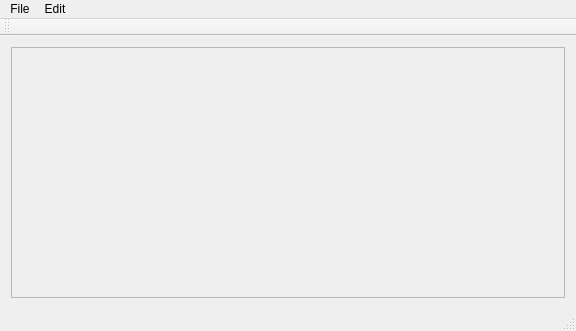
<?xml version="1.0" encoding="UTF-8"?>
<ui version="4.0">
 <class>ShowEditorWindow</class>
 <widget class="QMainWindow" name="ShowEditorWindow">
  <property name="geometry">
   <rect>
    <x>0</x>
    <y>0</y>
    <width>576</width>
    <height>331</height>
   </rect>
  </property>
  <property name="windowTitle">
   <string>Animaniacs Show Builder</string>
  </property>
  <widget class="QWidget" name="centralWidget">
   <layout class="QVBoxLayout" name="verticalLayout">
    <item>
     <widget class="QScrollArea" name="scrollArea">
      <property name="widgetResizable">
       <bool>true</bool>
      </property>
      <widget class="QWidget" name="scrollAreaWidgetContents">
       <property name="geometry">
        <rect>
         <x>0</x>
         <y>0</y>
         <width>556</width>
         <height>258</height>
        </rect>
       </property>
      </widget>
     </widget>
    </item>
   </layout>
  </widget>
  <widget class="QMenuBar" name="menuBar">
   <property name="geometry">
    <rect>
     <x>0</x>
     <y>0</y>
     <width>576</width>
     <height>21</height>
    </rect>
   </property>
   <widget class="QMenu" name="menuFile">
    <property name="title">
     <string>File</string>
    </property>
    <addaction name="actionNew"/>
    <addaction name="actionOpen_Track"/>
    <addaction name="actionOpen"/>
    <addaction name="actionSave"/>
    <addaction name="actionSave_As"/>
    <addaction name="separator"/>
   </widget>
   <widget class="QMenu" name="menuEdit">
    <property name="title">
     <string>Edit</string>
    </property>
   </widget>
   <addaction name="menuFile"/>
   <addaction name="menuEdit"/>
  </widget>
  <widget class="QToolBar" name="mainToolBar">
   <attribute name="toolBarArea">
    <enum>TopToolBarArea</enum>
   </attribute>
   <attribute name="toolBarBreak">
    <bool>false</bool>
   </attribute>
  </widget>
  <widget class="QStatusBar" name="statusBar"/>
  <action name="actionNew">
   <property name="icon">
    <iconset theme="file-new">
     <normaloff>.</normaloff>.</iconset>
   </property>
   <property name="text">
    <string>New</string>
   </property>
   <property name="shortcut">
    <string>Ctrl+N</string>
   </property>
  </action>
  <action name="actionSave">
   <property name="icon">
    <iconset theme="file-save">
     <normaloff>.</normaloff>.</iconset>
   </property>
   <property name="text">
    <string>Save</string>
   </property>
   <property name="shortcut">
    <string>Ctrl+S</string>
   </property>
  </action>
  <action name="actionOpen">
   <property name="icon">
    <iconset theme="file-open">
     <normaloff>.</normaloff>.</iconset>
   </property>
   <property name="text">
    <string>Open Show</string>
   </property>
   <property name="shortcut">
    <string>Ctrl+O</string>
   </property>
  </action>
  <action name="actionSave_As">
   <property name="icon">
    <iconset theme="file-save">
     <normaloff>.</normaloff>.</iconset>
   </property>
   <property name="text">
    <string>Save As</string>
   </property>
   <property name="shortcut">
    <string>F12</string>
   </property>
  </action>
  <action name="actionOpen_Track">
   <property name="text">
    <string>Open Track</string>
   </property>
  </action>
 </widget>
 <layoutdefault spacing="6" margin="11"/>
 <resources/>
 <connections/>
</ui>
